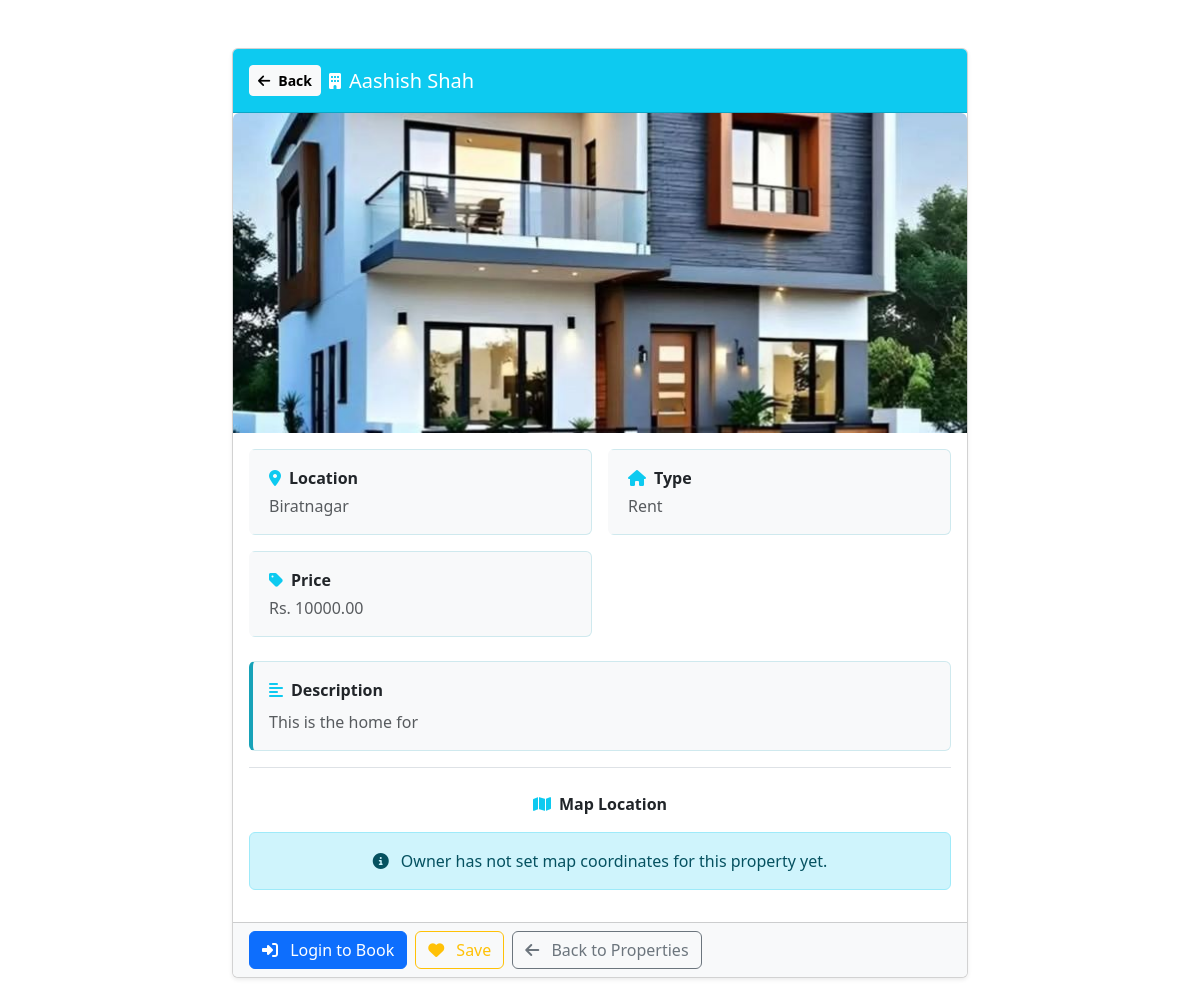
Page /properties/3/?view=compact on the committed database.
### home/models.py (models this page shows, shortened)
class Property(models.Model):
    PROPERTY_TYPE = (
        ('rent', 'Rent'),
        ('sell', 'Sell'),
    )
    user = models.ForeignKey(User, on_delete=models.CASCADE)
    title = models.CharField(max_length=200)  # Property title/name
    description = models.TextField()  # Detailed property description
    price = models.DecimalField(max_digits=10, decimal_places=2)  # Rental/selling price
    location = models.CharField(max_length=200)  # Property location (street/area)
    contact_name = models.CharField(max_length=120, blank=True, default="")
    contact_phone = models.CharField(max_length=30, blank=True, default="")
    contact_email = models.EmailField(blank=True, default="")
    property_type = models.CharField(max_length=10, choices=PROPERTY_TYPE)  # Rent or Sell
    image = models.ImageField(upload_to='property_images/')  # Property main image
    created_at = models.DateTimeField(auto_now_add=True)  # Creation timestamp
    latitude = models.FloatField(null=True, blank=True)  # GPS latitude for map display
    longitude = models.FloatField(null=True, blank=True)  # GPS longitude for map display
    @property
    def image_url(self):
        if not self.image:
            return ""
        try:
            if self.image.storage.exists(self.image.name):
                return self.image.url
        except Exception:
            return ""
        return ""

### home/views.py (the view, shortened to what this page needs)
# urls.py: path('properties/<int:property_id>/', views.property_detail, name='property_detail'),  # View property details
def property_detail(request, property_id):
    property_obj = get_object_or_404(Property, pk=property_id)  # Get property or 404
    is_compact_view = request.GET.get('view') == 'compact'  # Check for compact view mode
    booked_tenants = []
    return render(request, 'property_detail.html', {
        'property': property_obj,
        'is_compact_view': is_compact_view,
        'booked_tenants': booked_tenants,
        'is_favorited': (
            request.user.is_authenticated
            and Favorite.objects.filter(user=request.user, property=property_obj).exists()
        ),
    })

### home/context_processors.py (called while the page is built, shortened)
def unread_notifications_count(request):
    if not request.user.is_authenticated:
        return {
            "unread_notifications_count": 0,
            "recent_notifications": [],
            "unread_chat_count": 0,
            "recent_chats": [],
        }

### home/templates/property_detail.html (shortened to what this page needs)
{% extends "layout_minimal.html" %}
{% block content %}
<section class="container py-4 py-lg-5 property-detail-page">
    {% url 'properties' as back_fallback %}
    <div class="row justify-content-center">
        <div class="col-lg-8">
            <article class="card shadow-sm property-detail-card">
                <div class="card-header bg-info text-white py-3 property-header">
                    <div class="d-flex flex-wrap align-items-center gap-2">
                        {% include "partials/back_button.html" with fallback_url=back_fallback label="Back" btn_class="btn btn-light btn-sm fw-semibold" %}
                        <i class="fas fa-building"></i>
                        <h1 class="h5 mb-0">{{ property.title }}</h1>
                    </div>
                </div>
                {% if property.image_url %}
                <div class="property-image-container">
                    <img src="{{ property.image_url }}"
                         class="card-img-top img-fluid"
                         style="max-height:320px;object-fit:cover;"
                         alt="{{ property.title }}"
                         data-bs-toggle="modal"
                         data-bs-target="#imageModal">
                </div>
                {% endif %}
                <div class="card-body">
                    <div class="row g-3 mb-4">
                        <div class="col-md-6 fade-in" style="animation-delay: 0.1s;">
                            <div class="info-card p-3 rounded">
                                <p class="fw-semibold mb-1">
                                    <i class="fas fa-map-marker-alt text-info me-2"></i>Location
                                </p>
                                <p class="detail-value mb-0">{{ property.location }}</p>
                            </div>
                        </div>
                        <div class="col-md-6 fade-in" style="animation-delay: 0.2s;">
                            <div class="info-card p-3 rounded">
                                <p class="fw-semibold mb-1">
                                    <i class="fas fa-home text-info me-2"></i>Type
                                </p>
                                <p class="detail-value mb-0">{{ property.property_type|title }}</p>
                            </div>
                        </div>
                        <div class="col-md-6 fade-in" style="animation-delay: 0.3s;">
                            <div class="info-card p-3 rounded">
                                <p class="fw-semibold mb-1">
                                    <i class="fas fa-tag text-info me-2"></i>Price
                                </p>
                                <p class="detail-value mb-0">Rs. {{ property.price }}</p>
                            </div>
                        </div>
                    </div>
                    <div class="mb-4 border-bottom pb-3 fade-in" style="animation-delay: 0.5s;">
                        <div class="description-box p-3 rounded">
                            <p class="fw-semibold mb-2">
                                <i class="fas fa-align-left text-info me-2"></i>Description
                            </p>
                            <p class="description-text mb-0">{{ property.description }}</p>
                        </div>
                    </div>
                    <div class="text-center fade-in" style="animation-delay: 0.6s;">
                        <p class="fw-semibold mb-3">
                            <i class="fas fa-map text-info me-2"></i>Map Location
                        </p>
                        {% if property.latitude and property.longitude %}
                        <div id="property-map"
                             class="rounded border shadow mx-auto property-map-frame"
                             style="width:100%;height:320px;cursor:grab;"></div>
                        <div class="d-flex justify-content-center gap-2 mt-3">
                            <button id="zoom-in-btn"
                                    class="btn btn-outline-info btn-sm"
                                    title="Zoom In">
                                <i class="fas fa-plus"></i>
                            </button>
                            <button id="zoom-out-btn"
                                    class="btn btn-outline-info btn-sm"
                                    title="Zoom Out">
                                <i class="fas fa-minus"></i>
                            </button>
                        </div>
                        {% else %}
                        <div class="alert alert-info fade-in">
                            <i class="fas fa-info-circle me-2"></i>
                            Owner has not set map coordinates for this property yet.
                        </div>
                        {% endif %}
                    </div>
                </div>
                <div class="card-footer bg-light">
                    <div class="d-flex flex-wrap gap-2">
                        {% if request.user.is_authenticated and request.user != property.user %}
                        <form method="post"
                              action="{% url 'book_property' property.id %}">
                            {% csrf_token %}
                            <button class="btn btn-success" title="Click to book this property">
                                <i class="fas fa-calendar-check me-2"></i>
                                Book Now
                            </button>
                        </form>
                        <form method="post"
                              action="{% url 'toggle_favorite' property.id %}">
                            {% csrf_token %}
                            <button type="submit" class="btn {% if is_favorited %}btn-warning{% else %}btn-outline-warning{% endif %}" title="Add to favorites">
                                <i class="fas fa-heart me-2"></i>
                                {% if is_favorited %}Saved{% else %}Save{% endif %}
                            </button>
                        </form>
                        {% elif not request.user.is_authenticated %}
                        <a href="{% url 'login' %}?next={% url 'property_detail' property.id %}"
                           class="btn btn-primary"
                           title="Login to book this property">
                            <i class="fas fa-sign-in-alt me-2"></i>
                            Login to Book
                        </a>
                        <a href="{% url 'login' %}?next={% url 'property_detail' property.id %}"
                           class="btn btn-outline-warning"
                           title="Login to save favorites">
                            <i class="fas fa-heart me-2"></i>
                            Save
                        </a>
                        {% endif %}
                        <a href="{% url 'properties' %}"
                           class="btn btn-outline-secondary"
                           title="Go back to properties list">
                            <i class="fas fa-arrow-left me-2"></i>
                            Back to Properties
                        </a>
                    </div>
                </div>
            </article>
        </div>
    </div>
</section>
{% endblock %}

### static/css/site.css (style rules this page uses)
:root { --notif-title-color: #1f2d3d; --notif-subtitle-color: #6c757d; --notif-unread-bg: rgba(13, 110, 253, 0.05); --notif-card-unread-bg: rgba(13, 110, 253, 0.03); --theme-light-surface: #f8f9fa; --theme-light-surface-border: rgba(31, 45, 61, 0.08); }

### home/templates/property_detail.html (style rules this page uses)
.property-detail-page { --detail-surface: #f8f9fa; --detail-surface-hover: #f0f7f8; --detail-surface-border: rgba(23, 162, 184, 0.18); --detail-shadow: rgba(15, 23, 42, 0.12); --detail-contact-bg: linear-gradient(135deg, #e7f3f7 0%, #f0f9fb 100%); --detail-contact-hover: rgba(255,255,255,0.72); --detail-zoom-bg: rgba(255,255,255,0.92); --detail-tenant-hover: #f8f9fa; --detail-description-color: var(--bs-secondary-color); --detail-contact-value: #102133; }
.property-detail-card { animation: slideInUp 0.6s ease-out; }
.property-image-container { position: relative; overflow: hidden; border-radius: 0.375rem 0.375rem 0 0; cursor: zoom-in; transition: all 0.3s ease; }
.property-image-container img { transition: transform 0.4s ease; display: block; width: 100%; }
.info-card { transition: all 0.3s ease; background-color: var(--detail-surface); border: 1px solid var(--detail-surface-border); border-left: 4px solid transparent; }
.btn { transition: all 0.3s ease; }
.fade-in { animation: fadeIn 0.5s ease-out forwards; opacity: 0; }
.description-box { background-color: var(--detail-surface); border: 1px solid var(--detail-surface-border); border-left: 4px solid #17a2b8; transition: all 0.3s ease; }
.property-header { animation: slideDown 0.5s ease-out; }
.detail-value { color: var(--bs-secondary-color); }
.description-text { color: var(--detail-description-color); }

### rows in the picture
Property: title "Aashish Shah", image_url (picture), location "Biratnagar", property_type "Rent", price "10000.00", description "This is the home for"

### other values in the picture
{{ label_text }} "Back"
